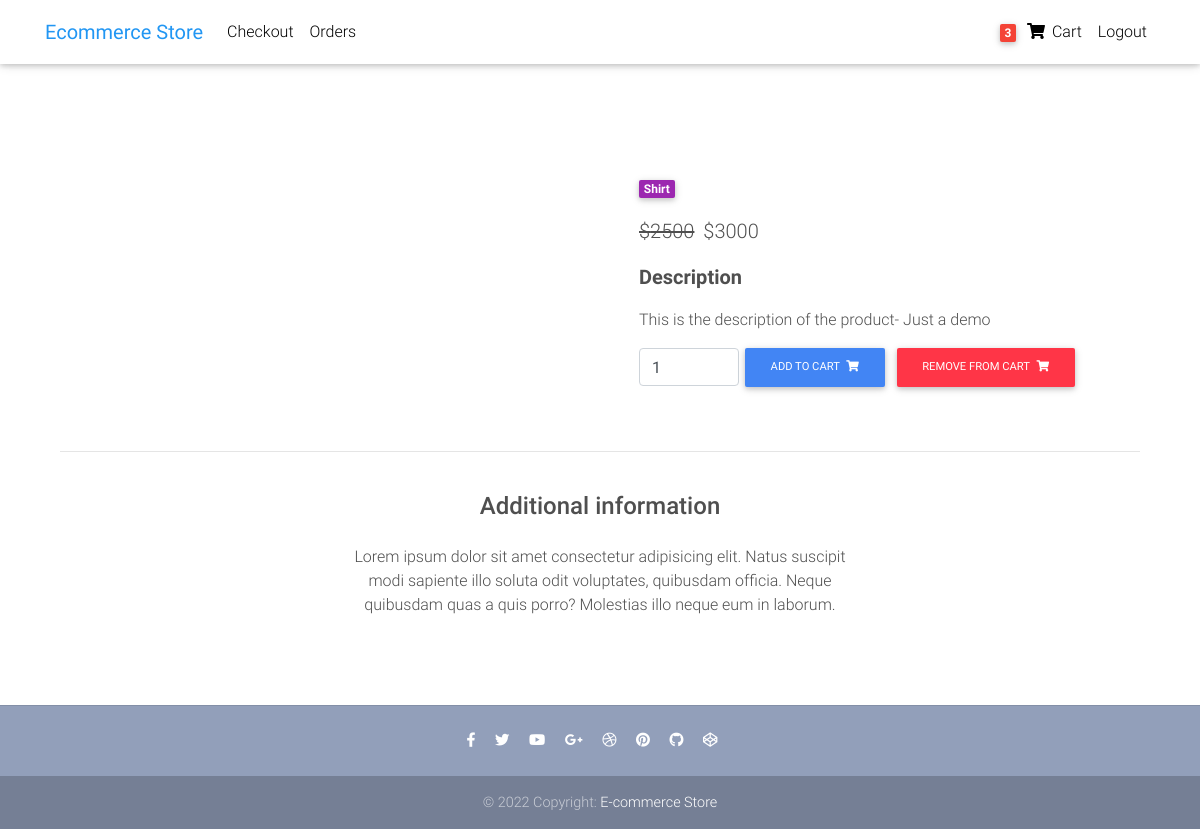
The app's page /product/product2/ (signed in) with its own data.
### store/models.py (models this page shows, shortened)
class Order(models.Model):
	user = models.ForeignKey(settings.AUTH_USER_MODEL, on_delete=models.CASCADE)
	items = models.ManyToManyField(OrderItem)
	start_date = models.DateTimeField(auto_now_add = True)
	ordered_date = models.DateTimeField()
	ordered = models.BooleanField(default=False)
	billing_address = models.ForeignKey('BillingAddress', on_delete = models.SET_NULL, blank = True, null = True )

class Item(models.Model):
	title = models.CharField(max_length= 200)
	price = models.DecimalField(decimal_places = 0, max_digits = 10)
	discount_price = models.DecimalField(decimal_places = 0, max_digits = 10, null = True, blank = True)
	category = models.CharField(choices = CATEGORY_CHOICES, max_length = 5)
	label = models.CharField(choices = LABEL_CHOICES, max_length = 5)
	slug = models.SlugField()
	description = models.TextField()
	def get_add_to_cart_url(self):
		return reverse("add-to-cart", kwargs={'slug':self.slug})

### store/views.py (the view)
# urls.py: path('product/<slug>/', ItemDetailView.as_view(), name='product'),
class ItemDetailView(DetailView):
	model = Item
	context_object_name = 'products'
	template_name = 'product-page.html'

### store/templatetags/cart_template_tags.py (called while the page is built)
@register.filter
def cart_item_count(user):
	if user.is_authenticated:
		qs = Order.objects.filter(user=user, ordered=False)
		if qs.exists():
			return qs[0].items.count()
	return 0

### templates/product-page.html (shortened to what this page needs)
{% extends 'base.html' %}
{% load static %}
{% block content %}
  <main class="mt-5 pt-4">
    <div class="container dark-grey-text mt-5">
      <div class="row wow fadeIn">
        <div class="col-md-6 mb-4">
        </div>
        <div class="col-md-6 mb-4">
          <div class="p-4">
            <div class="mb-3">
              <a href="">
                <span class="badge purple mr-1">{{products.get_category_display}}</span>
              </a>
            </div>
            <p class="lead">
              <span class="mr-1">
                {% if products.discount_price %}
                <del>${{products.discount_price}}</del>
                {% endif %}
              </span>
              <span>${{products.price}}</span>
            </p>
            <p class="lead font-weight-bold">Description</p>
            <p>{{products.description}}</p>
            <form class="d-flex justify-content-left">
              <input type="number" value="1" aria-label="Search" class="form-control" style="width: 100px">
              <a href="{{products.get_add_to_cart_url}}" class="btn btn-primary btn-md my-0 p" type="submit" >Add to cart
                <i class="fas fa-shopping-cart ml-1"></i>
              </a>
              <a href="{% url 'remove-from-cart' products.slug %}" class="btn btn-danger btn-md my-0 p" type="submit" >Remove from cart
                <i class="fas fa-shopping-cart ml-1"></i>
              </a>
            </form>
          </div>
        </div>
      </div>
      <hr>
      <div class="row d-flex justify-content-center wow fadeIn">
        <div class="col-md-6 text-center">
          <h4 class="my-4 h4">Additional information</h4>
          <p>Lorem ipsum dolor sit amet consectetur adipisicing elit. Natus suscipit modi sapiente illo soluta odit
            voluptates,
            quibusdam officia. Neque quibusdam quas a quis porro? Molestias illo neque eum in laborum.</p>
        </div>
      </div>
      <div class="row wow fadeIn">
        <div class="col-lg-4 col-md-12 mb-4">
        </div>
        <div class="col-lg-4 col-md-6 mb-4">
        </div>
        <div class="col-lg-4 col-md-6 mb-4">
        </div>
      </div>
    </div>
  </main>
{% endblock content %}

### templates/nav.html (shortened to what this page needs)
 {% load cart_template_tags%}
  <nav class="navbar fixed-top navbar-expand-lg navbar-light white scrolling-navbar">
    <div class="container">
      <a class="navbar-brand waves-effect" href="{%url 'home'%}">
        <strong class="blue-text">Ecommerce Store</strong>
      </a>
      <div class="collapse navbar-collapse" id="navbarSupportedContent">
        <ul class="navbar-nav mr-auto">
          <li class="nav-item">
            <a class="nav-link waves-effect" href='/checkout'>Checkout</a>
          </li>
          <li class="nav-item">
            <a class="nav-link waves-effect" href="{% url 'order-summary'%}">Orders</a>
          </li>
        </ul>
        <ul class="navbar-nav nav-flex-icons">
          {%if request.user.is_authenticated %}
          <li class="nav-item">
            <a class="nav-link waves-effect" href="{% url 'order-summary'  %}">
              <span class="badge red z-depth-1 mr-1"> {{request.user|cart_item_count}}</span>
              <i class="fas fa-shopping-cart"></i>
              <span class="clearfix d-none d-sm-inline-block"> Cart </span>
            </a>
          </li>
          <li class="nav-item">
            <a class="nav-link waves-effect" href="{% url 'account_logout' %}" >Logout</a>
          </li>
          {% endif %}
        </ul>
      </div>
    </div>
  </nav>

### templates/base.html (style rules this page uses)
html, body, header, .carousel { height: 60vh; }

### records on screen
Item: category "Shirt", discount_price "2500", price "3000", description "This is the description of the product- Just a demo"

### other values on screen
{{ request.user|cart_item_count }} "3"
